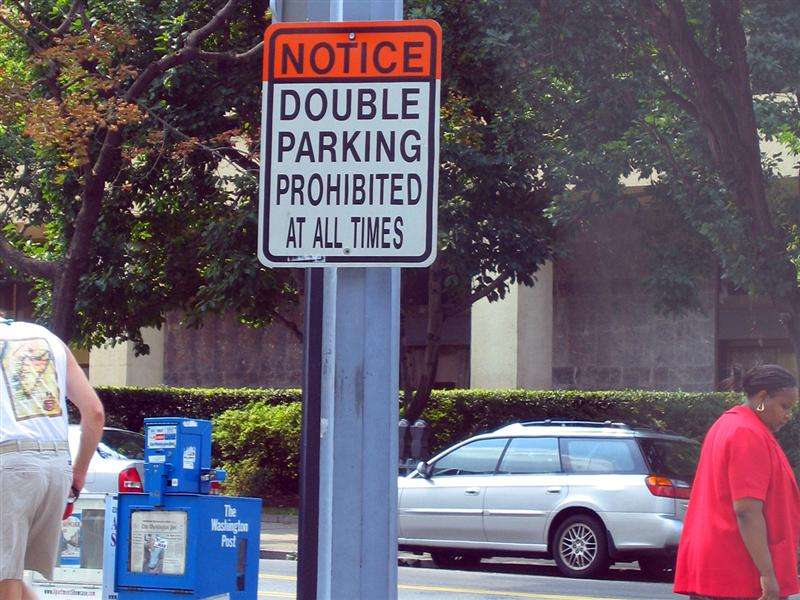
//> input picture raspberry/opencv/test/scenetext01.jpg, 800 x 600 px, given in place of the camera
$ ./main   (built with g++ and OpenCV 4)
//> lines starting //> are read from the running program, lines starting //| are printed output that depends on the picture; after the words box and inside, x2 and y2 are one past the last pixel; in counts of white or black regions, pixels touching at a corner belong together
/*
 * webcam-demo.cpp
 *
 * A demo program of End-to-end Scene Text Detection and Recognition.
 *
 * Created on: Jul 31, 2014
 *     Author: Lluis Gomez i Bigorda <lgomez AT cvc.uab.es>
 */

#include "opencv2/text.hpp"
#include "opencv2/core/utility.hpp"
#include "opencv2/highgui.hpp"
#include "opencv2/imgproc.hpp"
#include "opencv2/features2d.hpp"

#include <iostream>


#define REG_CSER 0
#define REG_MSER 1

using namespace std;
using namespace cv;
using namespace cv::text;

//ERStat extraction is done in parallel for different channels
class Parallel_extractCSER : public cv::ParallelLoopBody {
private:
    vector<Mat> &channels;
    vector<vector<ERStat> > &regions;
    vector<Ptr<ERFilter> > er_filter1;
    vector<Ptr<ERFilter> > er_filter2;

public:
    Parallel_extractCSER(vector<Mat> &_channels, vector<vector<ERStat> > &_regions,
                         vector<Ptr<ERFilter> > _er_filter1, vector<Ptr<ERFilter> > _er_filter2)
            : channels(_channels), regions(_regions), er_filter1(_er_filter1), er_filter2(_er_filter2) { }

    virtual void operator()(const cv::Range &r) const {
        for (int c = r.start; c < r.end; c++) {
            er_filter1[c]->run(channels[c], regions[c]);
            er_filter2[c]->run(channels[c], regions[c]);
        }
    }

    Parallel_extractCSER &operator=(const Parallel_extractCSER &a);
};

//OCR recognition is done in parallel for different detections
template<class T>
class Parallel_OCR : public cv::ParallelLoopBody {
private:
    vector<Mat> &detections;
    vector<string> &outputs;
    vector<vector<Rect> > &boxes;
    vector<vector<string> > &words;
    vector<vector<float> > &confidences;
    vector<Ptr<T> > &ocrs;

public:
    Parallel_OCR(vector<Mat> &_detections, vector<string> &_outputs, vector<vector<Rect> > &_boxes,
                 vector<vector<string> > &_words, vector<vector<float> > &_confidences,
                 vector<Ptr<T> > &_ocrs)
            : detections(_detections), outputs(_outputs), boxes(_boxes), words(_words),
              confidences(_confidences), ocrs(_ocrs) { }

    virtual void operator()(const cv::Range &r) const {
        for (int c = r.start; c < r.end; c++) {
            ocrs[c % ocrs.size()]->run(detections[c], outputs[c], &boxes[c], &words[c], &confidences[c], OCR_LEVEL_WORD);
        }
    }

    Parallel_OCR &operator=(const Parallel_OCR &a);
};

class OCRTess {
public:
    void init(int num);

    void set(Mat f);

    void detectAndRecog();

    void show();

    OCRTess(bool downsize, int region, int group);

private:
    //Discard wrongly recognised strings
    bool isRepetitive(const string &s);

    //Draw ER's in an image via floodFill
    void er_draw(vector<Mat> &channels, vector<vector<ERStat> > &regions, vector<Vec2i> group, Mat &segmentation);

    int num;
    Mat img, out;
    bool downsize;
    int REGION, GROUP;
    vector<Ptr<OCRTesseract>> ocrs;


    vector<Ptr<ERFilter>> erf1;
    vector<Ptr<ERFilter>> erf2;
};

OCRTess::OCRTess(bool downsize, int region, int group) {
//> called with downsize = true, region = 1, group = 0
    this->downsize = downsize;
    this->REGION = region;
    this->GROUP = group;

    for (int i = 0; i < 2; i++) {
        Ptr<ERFilter> er_filter1 = createERFilterNM1(loadClassifierNM1("trained_classifierNM1.xml"), 8, 0.00015f, 0.13f, 0.2f, true, 0.1f);
        Ptr<ERFilter> er_filter2 = createERFilterNM2(loadClassifierNM2("trained_classifierNM2.xml"), 0.5);
        this->erf1.push_back(er_filter1);
        this->erf2.push_back(er_filter2);
    }
}

void OCRTess::init(int num) {
//> called with num = 10
    //double t_r = getTickCount();
    this->num = num;
    for (int o = 0; o < num; o++) {
        this->ocrs.push_back(OCRTesseract::create());
    }
//> further down, frame is the input picture: 600 rows x 800 cols, CV_8UC3; mean B, G, R 108.1, 94.7, 105.4
    //cout << "TIME_OCR_INITIALIZATION_ALT = "<< ((double)getTickCount() - t_r)*1000/getTickFrequency() << endl;
}

void OCRTess::set(Mat f) {
    if (this->downsize)
        resize(f, f, Size(320, 240));
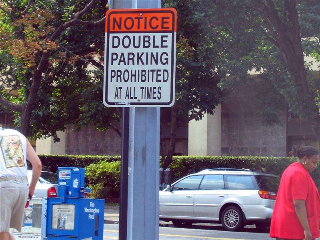
//> f: 240 rows x 320 cols, CV_8UC3; mean B, G, R 108.1, 94.7, 105.3
    this->img = f;
}

void OCRTess::detectAndRecog() {
    /*Text Detection*/

    //double t_d = (double)getTickCount();

    Mat grey = Mat::zeros(this->img.rows + 2, this->img.cols + 2, CV_8UC1);
    cvtColor(this->img, grey, CV_BGR2GRAY);
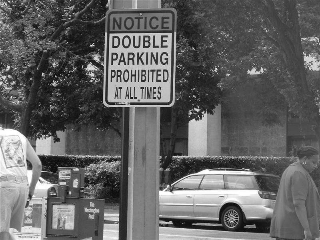
//> grey: 240 rows x 320 cols, CV_8UC1; min 9, max 255, mean 99.4

    vector<Mat> channels;
    channels.clear();
    channels.push_back(grey);
    channels.push_back(255 - grey);
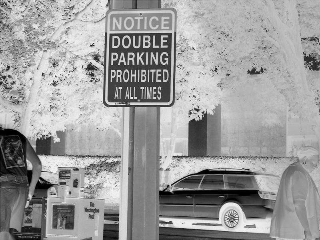
//> channels[1]: 240 rows x 320 cols, CV_8UC1; min 0, max 246, mean 155.6

    vector<vector<ERStat>> regions(2);
    regions[0].clear();
    regions[1].clear();

    switch (this->REGION) {
        case REG_CSER: {
            parallel_for_(cv::Range(0, (int) channels.size()), Parallel_extractCSER(channels, regions, this->erf1, this->erf2));
            break;
        }
        case REG_MSER: {
            vector<vector<Point> > contours;
            vector<Rect> bboxes;
            Ptr<MSER> mser = MSER::create(21, (int) (0.00002 * grey.cols * grey.rows), (int) (0.05 * grey.cols * grey.rows), 1, 0.7);
            mser->detectRegions(grey, contours, bboxes);
//> contours = 2101 contours, 1973 with area under 20; largest, box (x1, y1, x2, y2) and area: (105, 10, 175, 105) 13760, (105, 10, 175, 105) 10937, (159, 203, 271, 233) 9180, (159, 203, 271, 233) 8997, (159, 203, 271, 233) 8160; bboxes = 2101 Rects (x, y, width, height), first 8: [13, 12, 1, 1], [32, 17, 2, 1], [112, 159, 1, 1], [75, 75, 1, 1], [56, 50, 1, 1], [39, 111, 1, 1], [63, 110, 1, 1], [37, 49, 1, 1]
            if (contours.size() > 0)
                MSERsToERStats(grey, contours, regions);
            break;
        }
        default: {
            break;
        }
    }
    //cout << "TIME_REGION_DETECTION_ALT = " << ((double)getTickCount() - t_d)*1000/getTickFrequency() << endl;

    /*Text Recognition (OCR)*/

    // Detect character groups
    //double t_g = getTickCount();
    vector<vector<Vec2i> > nm_region_groups;
    vector<Rect> nm_boxes;
    switch (this->GROUP) {
        case 0: {
            erGrouping(this->img, channels, regions, nm_region_groups, nm_boxes, ERGROUPING_ORIENTATION_HORIZ);
//> nm_region_groups = 13 items; nm_boxes = 13 Rects (x, y, width, height), first 8: [113, 17, 31, 14], [114, 86, 48, 15], [111, 69, 59, 14], [112, 35, 57, 15], [111, 52, 58, 14], [48, 84, 7, 2], [192, 223, 41, 4], [1, 50, 10, 2]
            break;
        }
        case 1: {
            erGrouping(this->img, channels, regions, nm_region_groups, nm_boxes, ERGROUPING_ORIENTATION_ANY, "./trained_classifier_erGrouping.xml", 0.5);
            break;
        }
    }
    //cout << "TIME_GROUPING_ALT = " << ((double)getTickCount() - t_g)*1000/getTickFrequency() << endl;

    this->img.copyTo(this->out);

    int scale = this->downsize ? 2 : 1;
    float scale_img = (float) ((600.f / this->img.rows) / scale);
//> scale_img = 1.25
    float scale_font = (float) (2 - scale_img) / 1.4f;
//> scale_font = 0.536
    vector<string> words_detection;
    float min_confidence1 = 51.f, min_confidence2 = 60.f;

    vector<Mat> detections;

    //t_r = getTickCount();

    for (int i = 0; i < (int) nm_boxes.size(); i++) {
        rectangle(this->out, nm_boxes[i].tl(), nm_boxes[i].br(), Scalar(255, 255, 0), 3);

        Mat group_img = Mat::zeros(this->img.rows + 2, this->img.cols + 2, CV_8UC1);
        er_draw(channels, regions, nm_region_groups[i], group_img);
        group_img(nm_boxes[i]).copyTo(group_img);
        copyMakeBorder(group_img, group_img, 15, 15, 15, 15, BORDER_CONSTANT, Scalar(0));
        detections.push_back(group_img);
    }
//> this loop made 13 passes
//> pass 1, in detectAndRecog, `er_draw(channels, regions, nm_region_groups[i], group_img);`:
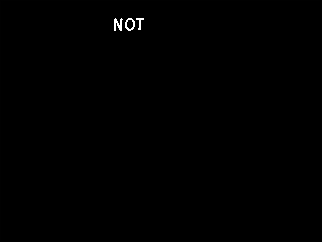
//> group_img: 242 rows x 322 cols, CV_8UC1; min 0, max 255, mean 0.6
//> pass 1, in detectAndRecog, `copyMakeBorder(group_img, group_img, 15, 15, 15, 15, BORDER_CONSTANT, ..`:
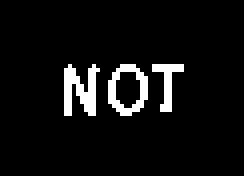
//> group_img: 44 rows x 61 cols, CV_8UC1 (shown 4 times larger); 6.2% white in thin lines or dots, all inside (x1, y1, x2, y2) = (16, 16, 46, 29)
//> after the loop:
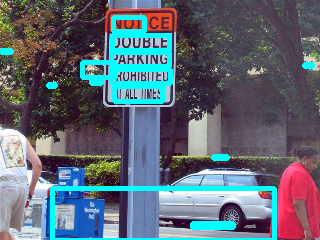
//> this->out: 240 rows x 320 cols, CV_8UC3; 7.86% of pixels changed, all inside (x1, y1, x2, y2) = (0, 15, 315, 240)
    vector<string> outputs((int) detections.size());
//> outputs = 13 items
    vector<vector<Rect> > boxes((int) detections.size());
//> boxes = 13 items
    vector<vector<string> > words((int) detections.size());
//> words = 13 items
    vector<vector<float> > confidences((int) detections.size());
//> confidences = 13 items

    // parallel process detections in batches of ocrs.size() (== num_ocrs)
    for (int i = 0; i < (int) detections.size(); i = i + (int) this->num) {
        Range r;
        if (i + (int) this->num <= (int) detections.size())
            r = Range(i, i + (int) this->num);
        else
            r = Range(i, (int) detections.size());

        parallel_for_(r, Parallel_OCR<OCRTesseract>(detections, outputs, boxes, words, confidences, this->ocrs));
    }
//> this loop made 2 passes
//> r on pass 2: Range(10, 13)


    for (int i = 0; i < (int) detections.size(); i++) {
        outputs[i].erase(remove(outputs[i].begin(), outputs[i].end(), '\n'), outputs[i].end());
        cout << "OCR output = \"" << outputs[i] << "\" lenght = " << outputs[i].size() << endl;
        if (outputs[i].size() < 3)
            continue;

        for (int j = 0; j < (int) boxes[i].size(); j++) {
            boxes[i][j].x += nm_boxes[i].x - 15;
            boxes[i][j].y += nm_boxes[i].y - 15;

//            cout << "  word = " << words[j] << "\t confidence = " << confidences[j] << endl;
            if ((words[i][j].size() < 2) || (confidences[i][j] < min_confidence1) ||
                ((words[i][j].size() == 2) && (words[i][j][0] == words[i][j][1])) ||
                ((words[i][j].size() < 4) && (confidences[i][j] < min_confidence2)) ||
                isRepetitive(words[i][j]))
                continue;
            words_detection.push_back(words[i][j]);
            rectangle(this->out, boxes[i][j].tl(), boxes[i][j].br(), Scalar(255, 0, 255), 3);
            Size word_size = getTextSize(words[i][j], FONT_HERSHEY_SIMPLEX, (double) scale_font, (int) (3 * scale_font), NULL);
            rectangle(this->out, boxes[i][j].tl() - Point(3, word_size.height + 3), boxes[i][j].tl() + Point(word_size.width, 0), Scalar(255, 0, 255), -1);
            putText(this->out, words[i][j], boxes[i][j].tl() - Point(1, 1), FONT_HERSHEY_SIMPLEX, scale_font, Scalar(255, 255, 255), (int) (3 * scale_font));
        }
    }
//> after the loop, words_detection = 0 items
    //cout << "TIME_OCR_ALT = " << ((double)getTickCount() - t_r)*1000/getTickFrequency() << endl;

    char buff[100];
//    sprintf(buff, "%2.1f Fps. @ %dx%d", (float) (1000 / t_all), out_img.cols, out_img.rows);
    string fps_info = buff;
    rectangle(this->out, Point(this->out.rows - (160 / scale), this->out.rows - (70 / scale)), Point(this->out.cols, this->out.rows), Scalar(255, 255, 255), -1);
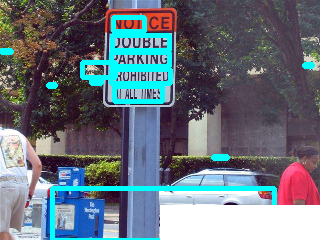
//> this->out: 240 rows x 320 cols, CV_8UC3; 7.29% of pixels changed, all inside (x1, y1, x2, y2) = (160, 205, 320, 240)
    putText(this->out, fps_info, Point(10, this->out.rows - (10 / scale)), FONT_HERSHEY_DUPLEX, scale_font, Scalar(255, 0, 0));
//    putText(this->out, region_types_str[REGION_TYPE], Point(this->out.rows - (150 / scale), this->out.rows - (50 / scale)), FONT_HERSHEY_DUPLEX, scale_font, Scalar(255, 0, 0));
//    putText(this->out, grouping_algorithms_str[GROUPING_ALGORITHM], Point(this->out.rows - (150 / scale), this->out.rows - (30 / scale)), FONT_HERSHEY_DUPLEX, scale_font, Scalar(255, 0, 0));
//    putText(this->out, recognitions_str[RECOGNITION], Point(this->out.rows - (150 / scale), this->out.rows - (10 / scale)), FONT_HERSHEY_DUPLEX, scale_font, Scalar(255, 0, 0));
}

void OCRTess::show() {
    imshow("recognition", this->out);
    //imwrite("recognition_alt.jpg", out_img);
}

bool OCRTess::isRepetitive(const string &s) {
    int count = 0;
    int count2 = 0;
    int count3 = 0;
    int first = (int) s[0];
    int last = (int) s[(int) s.size() - 1];
    for (int i = 0; i < (int) s.size(); i++) {
        if ((s[i] == 'i') ||
            (s[i] == 'l') ||
            (s[i] == 'I'))
            count++;
        if ((int) s[i] == first)
            count2++;
        if ((int) s[i] == last)
            count3++;
    }
    if ((count > ((int) s.size() + 1) / 2) || (count2 == (int) s.size()) || (count3 > ((int) s.size() * 2) / 3)) {
        return true;
    }
    return false;
}

void OCRTess::er_draw(vector<Mat> &channels, vector<vector<ERStat> > &regions, vector<Vec2i> group, Mat &segmentation) {
    for (int r = 0; r < (int) group.size(); r++) {
        ERStat er = regions[group[r][0]][group[r][1]];
        if (er.parent != NULL) // deprecate the root region
        {
            int newMaskVal = 255;
            int flags = 4 + (newMaskVal << 8) + FLOODFILL_FIXED_RANGE + FLOODFILL_MASK_ONLY;
            floodFill(channels[group[r][0]], segmentation, Point(er.pixel % channels[group[r][0]].cols, er.pixel / channels[group[r][0]].cols),
                      Scalar(255), 0, Scalar(er.level), Scalar(0), flags);
        }
    }
}

int main(int argc, char *argv[]) {
    cout << "  Press 'r' to switch between MSER/CSER regions." << endl;
    cout << "  Press 'g' to switch between Horizontal and Arbitrary oriented grouping." << endl;
    cout << "  Press 'o' to switch between OCRTesseract/OCRHMMDecoder recognition." << endl;
    cout << "  Press 's' to scale down frame size to 320x240." << endl;
    cout << "  Press 'ESC' to exit." << endl << endl;

    namedWindow("recognition", WINDOW_NORMAL);
    bool downsize = true;
    int REGION_TYPE = REG_MSER;
    int GROUPING_ALGORITHM = 0;
    int RECOGNITION = 0;
    char *region_types_str[2] = {const_cast<char *>("ERStats"), const_cast<char *>("MSER")};
    char *grouping_algorithms_str[2] = {const_cast<char *>("exhaustive_search"), const_cast<char *>("multioriented")};
    char *recognitions_str[2] = {const_cast<char *>("Tesseract"), const_cast<char *>("NM_chain_features + KNN")};

    OCRTess tess(downsize, REGION_TYPE, GROUPING_ALGORITHM);

    Mat frame;

    //Initialize OCR engine (we initialize 10 instances in order to work several recognitions in parallel)
    cout << "Initializing OCR engines ..." << endl;
    int num_ocrs = 10;
    tess.init(num_ocrs);

    cout << " Done!" << endl;

    VideoCapture cap(0);
    assert(cap.isOpened());

    while (cap.read(frame)) {
        double t_all = (double) getTickCount();

        tess.set(frame);

        tess.detectAndRecog();

        t_all = ((double) getTickCount() - t_all) * 1000 / getTickFrequency();
        char buff[100];
//        sprintf(buff, "%2.1f Fps. @ %dx%d", (float) (1000 / t_all), out_img.cols, out_img.rows);

        tess.show();

        int key = waitKey(30);
//> the Esc key is pressed
        if (key == 27) {
            cout << "esc key pressed" << endl;
            break;
        }
    }

    return 0;
}
